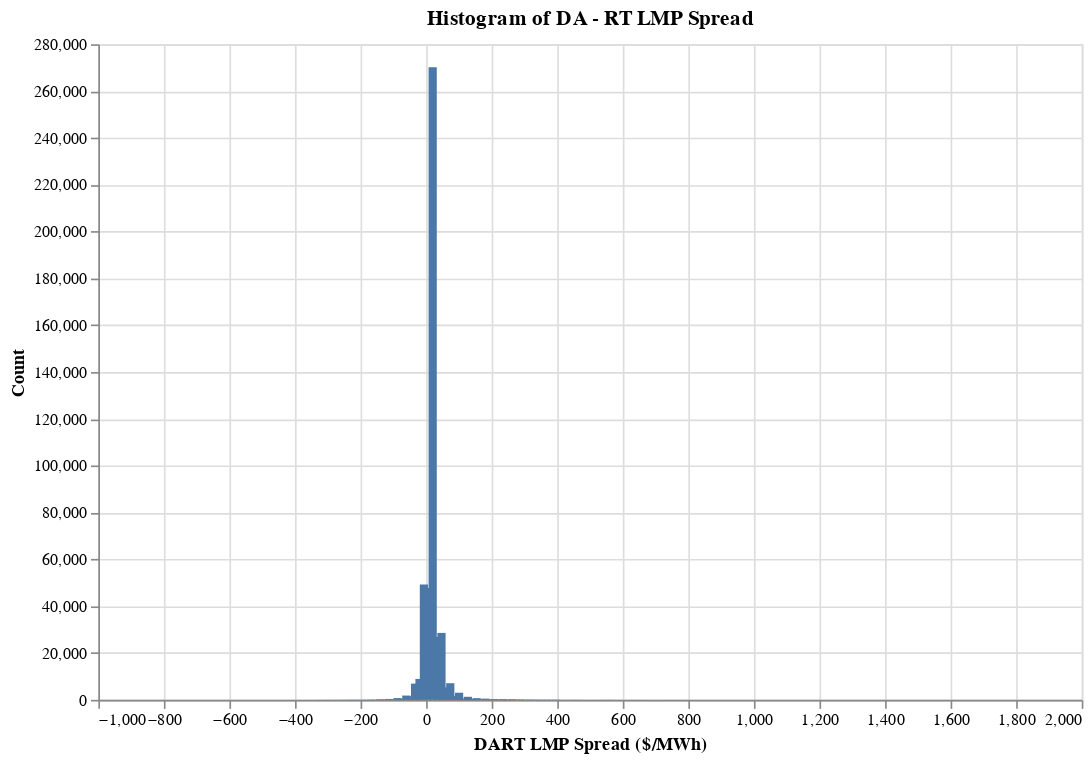

The code cell stored with this chart in its notebook:
### Code cell
# define number of bins
n_bins = 100
# Create bin edges
bins = np.linspace(
    merged_pdf['lmp_dart_spread'].min(),
    merged_pdf['lmp_dart_spread'].max(),
    n_bins + 1
)

# Use Polars to bin and count
hist_data = (
    pl.DataFrame(merged_pdf)
    .with_columns([
        pl.col('lmp_dart_spread')
        .cut(bins, include_breaks=True)
        .alias('bin_info')
    ])
    .with_columns([
        # Extract bin midpoint
        (pl.col('bin_info').struct.field('breakpoint') + 
         pl.col('bin_info').struct.field('breakpoint').shift(1) / 2)
        .alias('bin_center')
    ])
    .group_by('bin_center')
    .agg(pl.len().alias('count'))
    .drop_nulls()
    .sort('bin_center')
    .to_pandas()
)
# Now plot with the aggregated data (only ~100 rows)
chart = alt.Chart(hist_data).mark_bar().encode(
    x=alt.X('bin_center:Q', title='DART LMP Spread ($/MWh)'),
    y=alt.Y('count:Q', title='Count'),
    tooltip=['bin_center:Q', 'count:Q']
).properties(
    width=600,
    height=400,
    title='Histogram of DA - RT LMP Spread'
)
chart

### Figure 1 — Vega-Lite specification as saved in the notebook (floating-point values rounded to 4 significant figures; data arrays with more than 128 entries replaced by an {"elided": "..."} marker saying what was removed)
{"config": {"view": {"continuousWidth": 300, "continuousHeight": 300}}, "data": {"name": "data-a3682e54823b258282a1852f5f52743e"}, "mark": {"type": "bar"}, "encoding": {"tooltip": [{"field": "bin_center", "type": "quantitative"}, {"field": "count", "type": "quantitative"}], "x": {"field": "bin_center", "title": "DART LMP Spread ($/MWh)", "type": "quantitative"}, "y": {"field": "count", "title": "Count", "type": "quantitative"}}, "height": 400, "title": "Histogram of DA - RT LMP Spread", "width": 600, "$schema": "https://vega.github.io/schema/vega-lite/v6.1.0.json", "datasets": {"data-a3682e54823b258282a1852f5f52743e": {"elided": "264 records"}}}
